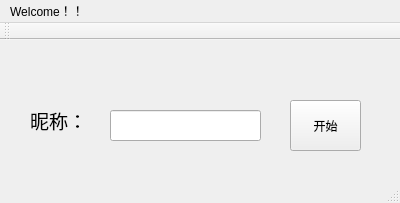
<?xml version="1.0" encoding="UTF-8"?>
<ui version="4.0">
 <class>MainWindow</class>
 <widget class="QMainWindow" name="MainWindow">
  <property name="geometry">
   <rect>
    <x>0</x>
    <y>0</y>
    <width>400</width>
    <height>203</height>
   </rect>
  </property>
  <property name="windowTitle">
   <string>MainWindow</string>
  </property>
  <widget class="QWidget" name="centralWidget">
   <widget class="QLineEdit" name="lineEdit">
    <property name="geometry">
     <rect>
      <x>110</x>
      <y>70</y>
      <width>151</width>
      <height>31</height>
     </rect>
    </property>
    <property name="text">
     <string/>
    </property>
   </widget>
   <widget class="QPushButton" name="pushButton">
    <property name="geometry">
     <rect>
      <x>290</x>
      <y>60</y>
      <width>71</width>
      <height>51</height>
     </rect>
    </property>
    <property name="text">
     <string>开始</string>
    </property>
   </widget>
   <widget class="QLabel" name="label">
    <property name="geometry">
     <rect>
      <x>30</x>
      <y>70</y>
      <width>60</width>
      <height>21</height>
     </rect>
    </property>
    <property name="font">
     <font>
      <family>Andale Mono</family>
      <pointsize>14</pointsize>
     </font>
    </property>
    <property name="text">
     <string>昵称：</string>
    </property>
   </widget>
  </widget>
  <widget class="QMenuBar" name="menuBar">
   <property name="geometry">
    <rect>
     <x>0</x>
     <y>0</y>
     <width>400</width>
     <height>22</height>
    </rect>
   </property>
   <widget class="QMenu" name="menuWelcome">
    <property name="title">
     <string>Welcome！！</string>
    </property>
    <addaction name="separator"/>
   </widget>
   <addaction name="menuWelcome"/>
  </widget>
  <widget class="QToolBar" name="mainToolBar">
   <attribute name="toolBarArea">
    <enum>TopToolBarArea</enum>
   </attribute>
   <attribute name="toolBarBreak">
    <bool>false</bool>
   </attribute>
  </widget>
  <widget class="QStatusBar" name="statusBar"/>
 </widget>
 <layoutdefault spacing="6" margin="11"/>
 <resources/>
 <connections/>
</ui>
